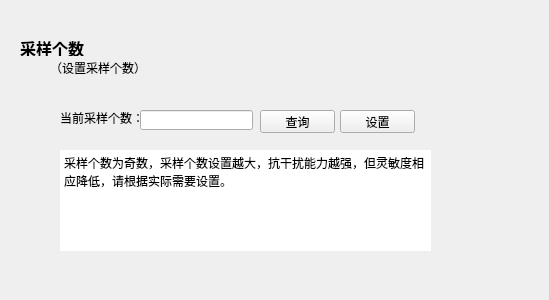
<?xml version="1.0" encoding="UTF-8"?>
<ui version="4.0">
 <class>SampleCountWeidget</class>
 <widget class="QWidget" name="SampleCountWeidget">
  <property name="geometry">
   <rect>
    <x>0</x>
    <y>0</y>
    <width>549</width>
    <height>300</height>
   </rect>
  </property>
  <property name="windowTitle">
   <string>Form</string>
  </property>
  <widget class="QLabel" name="label">
   <property name="geometry">
    <rect>
     <x>20</x>
     <y>40</y>
     <width>81</width>
     <height>16</height>
    </rect>
   </property>
   <property name="font">
    <font>
     <family>微软雅黑</family>
     <pointsize>12</pointsize>
     <weight>75</weight>
     <bold>true</bold>
    </font>
   </property>
   <property name="text">
    <string>采样个数</string>
   </property>
  </widget>
  <widget class="QLabel" name="label_2">
   <property name="geometry">
    <rect>
     <x>50</x>
     <y>60</y>
     <width>161</width>
     <height>16</height>
    </rect>
   </property>
   <property name="text">
    <string>（设置采样个数）</string>
   </property>
  </widget>
  <widget class="QLabel" name="label_3">
   <property name="geometry">
    <rect>
     <x>60</x>
     <y>110</y>
     <width>91</width>
     <height>16</height>
    </rect>
   </property>
   <property name="text">
    <string>当前采样个数：</string>
   </property>
  </widget>
  <widget class="QLineEdit" name="lineEdit">
   <property name="geometry">
    <rect>
     <x>140</x>
     <y>110</y>
     <width>113</width>
     <height>20</height>
    </rect>
   </property>
   <property name="toolTip">
    <string>测试一下</string>
   </property>
   <property name="toolTipDuration">
    <number>0</number>
   </property>
   <property name="statusTip">
    <string>222</string>
   </property>
   <property name="whatsThis">
    <string>333</string>
   </property>
  </widget>
  <widget class="QPushButton" name="queryButton">
   <property name="geometry">
    <rect>
     <x>260</x>
     <y>110</y>
     <width>75</width>
     <height>23</height>
    </rect>
   </property>
   <property name="text">
    <string>查询</string>
   </property>
  </widget>
  <widget class="QPushButton" name="setButton">
   <property name="geometry">
    <rect>
     <x>340</x>
     <y>110</y>
     <width>75</width>
     <height>23</height>
    </rect>
   </property>
   <property name="text">
    <string>设置</string>
   </property>
  </widget>
  <widget class="QTextBrowser" name="textBrowser">
   <property name="geometry">
    <rect>
     <x>60</x>
     <y>150</y>
     <width>371</width>
     <height>101</height>
    </rect>
   </property>
   <property name="frameShape">
    <enum>QFrame::NoFrame</enum>
   </property>
   <property name="html">
    <string>&lt;!DOCTYPE HTML PUBLIC &quot;-//W3C//DTD HTML 4.0//EN&quot; &quot;http://www.w3.org/TR/REC-html40/strict.dtd&quot;&gt;
&lt;html&gt;&lt;head&gt;&lt;meta name=&quot;qrichtext&quot; content=&quot;1&quot; /&gt;&lt;style type=&quot;text/css&quot;&gt;
p, li { white-space: pre-wrap; }
&lt;/style&gt;&lt;/head&gt;&lt;body style=&quot; font-family:'SimSun'; font-size:9pt; font-weight:400; font-style:normal;&quot;&gt;
&lt;p style=&quot; margin-top:0px; margin-bottom:0px; margin-left:0px; margin-right:0px; -qt-block-indent:0; text-indent:0px;&quot;&gt;采样个数为奇数，采样个数设置越大，抗干扰能力越强，但灵敏度相应降低，请根据实际需要设置。&lt;/p&gt;&lt;/body&gt;&lt;/html&gt;</string>
   </property>
  </widget>
 </widget>
 <resources/>
 <connections/>
</ui>
